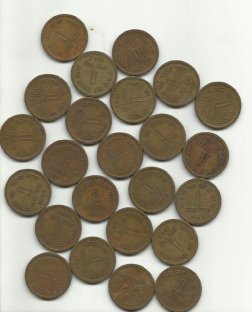
#> input picture code/watershed/water_coins.jpg, 252 x 312 px, found by its file name
$ jupyter execute watershed_clusters.ipynb   (shell and % lines are left out)   (text cells are left out)
#> lines starting #> are read from the running program, lines starting #| are printed output that depends on the picture; after the words box and inside, x2 and y2 are one past the last pixel; in counts of white or black regions, pixels touching at a corner belong together; pictures that were not available may be replaced by others from this repository, and a replacement may not be noted
[cell 1]
# download good sample image

[cell 2]
# download our video

[cell 3]
import numpy as np
import cv2
from matplotlib import pyplot as plt
from skimage.measure import regionprops, label

[cell 4]
def get_video_frame(video):
  cap = cv2.VideoCapture(video)
  ret, frame = cap.read()

  return frame

[cell 5]
def get_video_frame_num(video, frame_num):
    cap = cv2.VideoCapture(video)
    cap.set(cv2.CAP_PROP_POS_FRAMES, frame_num-1)
    res, frame = cap.read()

    return frame

[cell 6]
def cluster_image(img):
  gray = cv2.cvtColor(img,cv2.COLOR_BGR2GRAY)
  ret, thresh = cv2.threshold(gray,0,255,cv2.THRESH_BINARY_INV+cv2.THRESH_OTSU)

  # noise removal
  kernel = np.ones((3,3),np.uint8)
  opening = cv2.morphologyEx(thresh,cv2.MORPH_OPEN,kernel, iterations = 2)
  # sure background area
  sure_bg = cv2.dilate(opening,kernel,iterations=3)
  # Finding sure foreground area
  dist_transform = cv2.distanceTransform(opening,cv2.DIST_L2,5)
  ret, sure_fg = cv2.threshold(dist_transform, 0.9*dist_transform.max(),255,0)
  # Finding unknown region
  sure_fg = np.uint8(sure_fg)
  unknown = cv2.subtract(sure_bg,sure_fg)
  # Marker labelling
  ret, markers = cv2.connectedComponents(sure_fg)
  # Add one to all labels so that sure background is not 0, but 1
  markers = markers+1
  # Now, mark the region of unknown with zero
  markers[unknown==255] = 0
  markers = cv2.watershed(img,markers)

  regions = regionprops(markers)
  for r in regions:
    print(r.area)
  # regions = [r for r in regions if r.area > 5]
  print('Number of clusters:', len(regions) - 1)

  cluster_img = img.copy()
  cluster_img[markers == -1] = [255,0,0]
  cluster_img[markers != -1] = [255,255,255]
  return cluster_img

[cell 7]
def resize_image(img, scale_percent=50):
  width = int(img.shape[1] * scale_percent / 100)
  height = int(img.shape[0] * scale_percent / 100)
  dim = (width, height)

  return cv2.resize(img, dim, interpolation = cv2.INTER_AREA)

[cell 8]
def crop_image(img):
  # return img[int(img.shape[0]/6):int(3*img.shape[0]/6), int(img.shape[1]/3):int(2*img.shape[1]/3)]
  return img[int(img.shape[0]/3):int(2*img.shape[0]/3), int(img.shape[1]/3):int(2*img.shape[1]/3)]
  # return img[0:img.shape[0], 0:int(3*img.shape[1]/4)]

[cell 9]
def increase_image_contrast(img):
  import cv2
  import numpy as np

  # converting to LAB color space
  lab= cv2.cvtColor(img, cv2.COLOR_BGR2LAB)
  l_channel, a, b = cv2.split(lab)

  # Applying CLAHE to L-channel
  # feel free to try different values for the limit and grid size:
  clahe = cv2.createCLAHE(clipLimit=2.0, tileGridSize=(8,8))
  cl = clahe.apply(l_channel)

  # merge the CLAHE enhanced L-channel with the a and b channel
  limg = cv2.merge((cl,a,b))

  # Converting image from LAB Color model to BGR color spcae
  enhanced_img = cv2.cvtColor(limg, cv2.COLOR_LAB2BGR)

  return enhanced_img

[cell 10]
def plot_four(img1, img2, img3, img4):
  fig, axes = plt.subplots(nrows=2, ncols=2, figsize=(16,9))
  ax = axes.ravel()

  ax[0].imshow(img1)
  ax[0].set_title('Base frame')
  ax[1].imshow(img2)
  ax[1].set_title('Crop')
  ax[2].imshow(img3)
  ax[2].set_title('Denoising')
  ax[3].imshow(img4)
  ax[3].set_title('Clusters')

  for a in ax:
    a.set_axis_off()

  fig.tight_layout()
  plt.show()

[cell 11]
img = cv2.imread('/content/water_coins.jpg')
#> img is the input picture: shape (312, 252, 3); mean B, G, R 136.3, 153.2, 161.4
# print('Image Dimensions :', img.shape)
img2 = cluster_image(img)
#> in cluster_image, `ret, thresh = cv2.threshold(gray,0,255,cv2.THRESH_BINARY_INV+cv2.THRES..`:
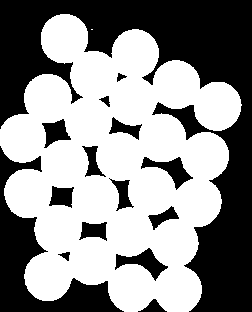
#> thresh: shape (312, 252); 55.9% white; 15 black regions, largest, box (x1, y1, x2, y2) and area: (0, 0, 252, 312) 24925, (0, 146, 124, 312) 5653, (115, 248, 168, 281) 657
#> in cluster_image, `ret, thresh = cv2.threshold(gray,0,255,cv2.THRESH_BINARY_INV+cv2.THRES..`: ret = 162
#> in cluster_image, `opening = cv2.morphologyEx(thresh,cv2.MORPH_OPEN,kernel, iterations = 2)`: opening: shape (312, 252); 55.9% white; 15 black regions, largest, box (x1, y1, x2, y2) and area: (0, 0, 252, 312) 24935, (0, 146, 124, 312) 5653, (115, 248, 168, 281) 657
#> in cluster_image, `sure_bg = cv2.dilate(opening,kernel,iterations=3)`: sure_bg: shape (312, 252); 66.1% white; 17 black regions (5 under 20 px), largest, box (x1, y1, x2, y2) and area: (0, 0, 252, 312) 21098, (0, 155, 116, 312) 4232, (175, 109, 199, 133) 203
#> in cluster_image, `ret, sure_fg = cv2.threshold(dist_transform, 0.9*dist_transform.max(),..`:
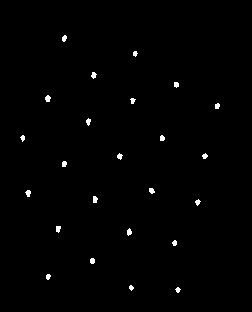
#> sure_fg: shape (312, 252) float32; 0.77% white; 24 white regions, largest, box (x1, y1, x2, y2) and area: (45, 95, 51, 102) 31, (25, 190, 31, 197) 29, (93, 196, 98, 203) 29
#> in cluster_image, `ret, sure_fg = cv2.threshold(dist_transform, 0.9*dist_transform.max(),..`: ret = 21.57
#> in cluster_image, `unknown = cv2.subtract(sure_bg,sure_fg)`: unknown: shape (312, 252); 65.4% white; 41 black regions (5 under 20 px)
#> in cluster_image, `ret, markers = cv2.connectedComponents(sure_fg)`: markers: shape (312, 252) int32; 25 distinct labels, from 0 to 24
#> in cluster_image, `ret, markers = cv2.connectedComponents(sure_fg)`: ret = 25
#> in cluster_image, `markers = markers+1`: markers: shape (312, 252) int32; 25 distinct labels, from 1 to 25
#> in cluster_image, `markers[unknown==255] = 0`: markers: shape (312, 252) int32; 26 distinct labels, from 0 to 25
#> in cluster_image, `markers = cv2.watershed(img,markers)`:
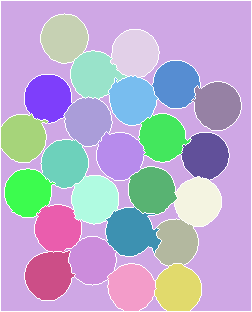
#> markers: shape (312, 252) int32; 26 distinct labels, from -1 to 25; one colour per label, 0 black, -1 white
#> in cluster_image, `regions = regionprops(markers)`: regions = 25 regions; largest, box (x1, y1, x2, y2) and area: (1, 1, 251, 311) 33244, (106, 207, 161, 256) 1912, (25, 251, 75, 300) 1818, (192, 82, 241, 130) 1774, (109, 76, 158, 125) 1752
#> the loop in cluster_image, `for r in regions:` made 25 passes
#| 33244.0
#| 1747.0
#| 1720.0
#| 1712.0
#| 1676.0
#| 1719.0
#| 1752.0
#| 1774.0
#> (further printed lines are left out)
#| Number of clusters: 24
#> in cluster_image, `cluster_img[markers == -1] = [255,0,0]`: cluster_img: shape (312, 252, 3); 5.05% of pixels changed, all inside (x1, y1, x2, y2) = (0, 0, 252, 312)

plot_four(img, img, img2, img2)

[cell 12]
for i in range(3955, 3995, 40):
  img1 = get_video_frame_num('/content/20210316-100031.mp4', i)
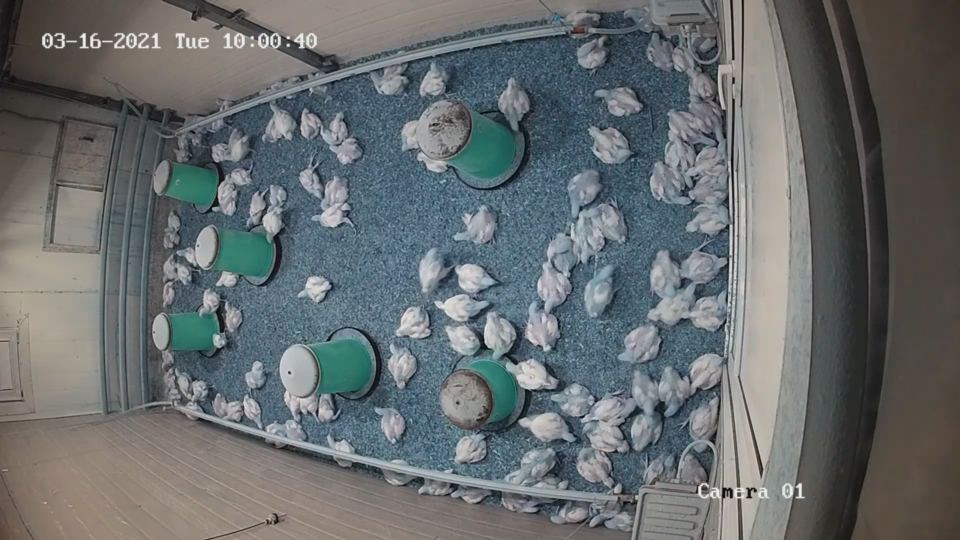
#> input picture code/pca/Data/input/Poultry_test.bmp, 960 x 540 px, given in place of 20210316-100031.mp4, which was not available
#> in get_video_frame_num, frame is the input picture: shape (540, 960, 3); mean B, G, R 109.4, 108, 102.9
  img2 = crop_image(img1)
  img3 = cv2.fastNlMeansDenoisingColored(img2,None,20,20,7,21)
  # img = increase_image_contrast(img)
  img4 = cluster_image(img3)
#> in cluster_image (call 2), `ret, thresh = cv2.threshold(gray,0,255,cv2.THRESH_BINARY_INV+cv2.THRES..`:
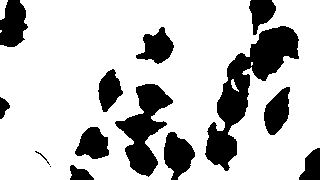
#> thresh: shape (180, 320); 77.2% white; 14 black regions (1 under 20 px), largest, box (x1, y1, x2, y2) and area: (205, 26, 299, 171) 4348, (115, 84, 173, 177) 2368, (0, 0, 28, 47) 984
#> in cluster_image (call 2), `ret, thresh = cv2.threshold(gray,0,255,cv2.THRESH_BINARY_INV+cv2.THRES..`: ret = 130
#> in cluster_image (call 2), `opening = cv2.morphologyEx(thresh,cv2.MORPH_OPEN,kernel, iterations = 2)`: opening: shape (180, 320); 76.9% white; 13 black regions (1 under 20 px), largest, box (x1, y1, x2, y2) and area: (205, 0, 299, 171) 5056, (115, 84, 173, 177) 2387, (0, 0, 28, 47) 996
#> in cluster_image (call 2), `sure_bg = cv2.dilate(opening,kernel,iterations=3)`: sure_bg: shape (180, 320); 86.9% white; 13 black regions, largest, box (x1, y1, x2, y2) and area: (220, 30, 295, 123) 2277, (121, 87, 167, 172) 1305, (0, 0, 23, 44) 659
#> in cluster_image (call 2), `dist_transform = cv2.distanceTransform(opening,cv2.DIST_L2,5)`:
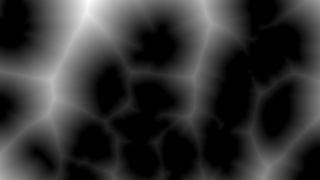
#> dist_transform: shape (180, 320) float32; min 0, max 64.97, mean 13.1; drawn with min black and max white
#> in cluster_image (call 2), `ret, sure_fg = cv2.threshold(dist_transform, 0.9*dist_transform.max(),..`:
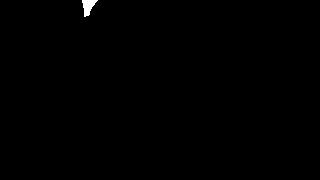
#> sure_fg: shape (180, 320) float32; 0.26% white; 1 white region, box (x1, y1, x2, y2) and area: (82, 0, 98, 17) 152
#> in cluster_image (call 2), `ret, sure_fg = cv2.threshold(dist_transform, 0.9*dist_transform.max(),..`: ret = 58.47
#> in cluster_image (call 2), `unknown = cv2.subtract(sure_bg,sure_fg)`:
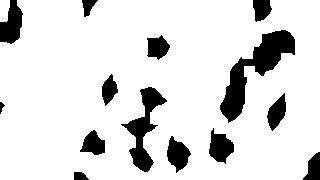
#> unknown: shape (180, 320); 86.6% white; 14 black regions, largest, box (x1, y1, x2, y2) and area: (220, 30, 295, 123) 2277, (121, 87, 167, 172) 1305, (0, 0, 23, 44) 659
#> in cluster_image (call 2), `ret, markers = cv2.connectedComponents(sure_fg)`: ret = 2
#> in cluster_image (call 2), `markers = markers+1`: markers: shape (180, 320) int32; values 1 (black) and 2 (white), 0.26% white; 1 white region
#> in cluster_image (call 2), `markers[unknown==255] = 0`: markers: shape (180, 320) int32; 3 distinct labels, from 0 to 2
#> in cluster_image (call 2), `markers = cv2.watershed(img,markers)`:
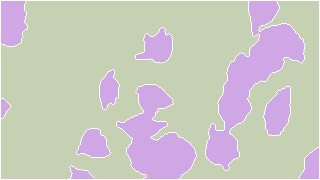
#> markers: shape (180, 320) int32; 3 distinct labels, from -1 to 2; one colour per label, 0 black, -1 white
#> in cluster_image (call 2), `regions = regionprops(markers)`: regions = 2 regions; box (x1, y1, x2, y2) and area: (1, 1, 319, 179) 41567, (1, 1, 319, 179) 13667
#> the loop in cluster_image (call 2), `for r in regions:` made 2 passes
#| 13667.0
#| 41567.0
#| Number of clusters: 1
#> in cluster_image (call 2), `cluster_img[markers == -1] = [255,0,0]`: cluster_img: shape (180, 320, 3); mean B, G, R 137.4, 114.4, 95.1

  plot_four(img1, img2, img3, img4)

[cell 13]
img2 = []
num_image = 8
frame_num = 3955
gap = 5
for i in range(frame_num-gap*num_image, frame_num+gap*num_image+1, gap):
  img1 = get_video_frame_num('/content/20210316-100031.mp4', i)
  img2.append(crop_image(img1))
print(len(img2))
img3 = cv2.fastNlMeansDenoisingColoredMulti(img2,num_image,num_image*2+1,None,20,20,7,21) # (img2,11,5)
img4 = cluster_image(img3)
#> in cluster_image (call 3), `ret, thresh = cv2.threshold(gray,0,255,cv2.THRESH_BINARY_INV+cv2.THRES..`: ret = 130
#> in cluster_image (call 3), `ret, sure_fg = cv2.threshold(dist_transform, 0.9*dist_transform.max(),..`: ret = 58.47
#> in cluster_image (call 3), `ret, markers = cv2.connectedComponents(sure_fg)`: ret = 2
#> in cluster_image (call 3), `markers = cv2.watershed(img,markers)`: markers: shape (180, 320) int32; 3 distinct labels, from -1 to 2
#> in cluster_image (call 3), `regions = regionprops(markers)`: regions = 2 regions; box (x1, y1, x2, y2) and area: (1, 1, 319, 179) 41565, (1, 1, 319, 179) 13669
#> the loop in cluster_image (call 3), `for r in regions:` made 2 passes
#| 13669.0
#| 41565.0
#| Number of clusters: 1
#> in cluster_image (call 3), `cluster_img[markers == -1] = [255,0,0]`:
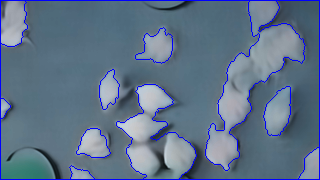
#> cluster_img: shape (180, 320, 3); mean B, G, R 137.4, 114.4, 95.1

plot_four(img1, img2[2], img3, img4)
